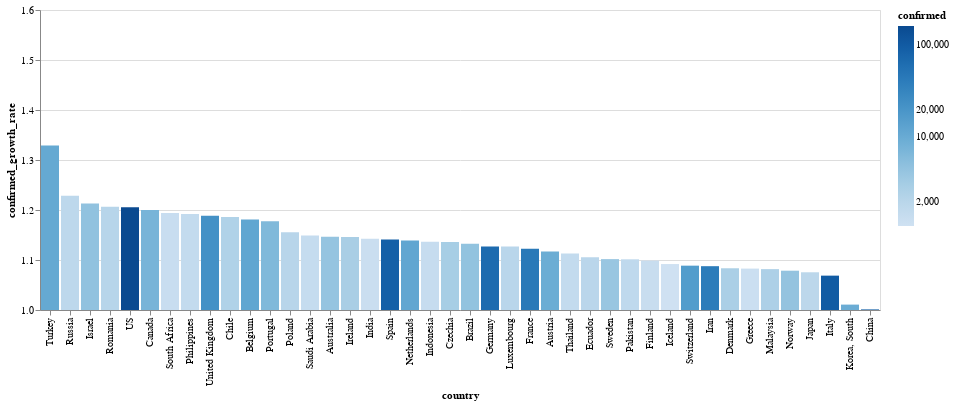

This figure's notebook cell:
### Markdown cell above
# Tasa de contagios por país

El color corresponde con la cantidad de casos confirmados

### Code cell
today_df = global_df[
    (global_df.date == global_df.date.max()) & 
    (global_df.confirmed > 1000)
]


alt.Chart(today_df).mark_bar().encode(
    x=alt.X(
        'country', 
        sort=list(
            today_df.set_index('country')
                    .confirmed_growth_rate
                    .sort_values()
                    .index[::-1]
        )
    ),
    y=alt.X(
        'confirmed_growth_rate', 
        scale=alt.Scale(domain=[1, 1.6], clamp=True)
    ),
    color=alt.Color('confirmed', scale=alt.Scale(type='log')),
    tooltip=list(today_df.columns)
)

### Figure 1 — Vega-Lite specification as saved in the notebook (floating-point values rounded to 4 significant figures)
{"config": {"view": {"continuousWidth": 400, "continuousHeight": 300}}, "data": {"name": "data-ef8f21e4c0b6b7253d8bfbe28bb3b709"}, "mark": "bar", "encoding": {"color": {"type": "quantitative", "field": "confirmed", "scale": {"type": "log"}}, "tooltip": [{"type": "temporal", "field": "date"}, {"type": "nominal", "field": "country"}, {"type": "quantitative", "field": "confirmed"}, {"type": "quantitative", "field": "recovered"}, {"type": "quantitative", "field": "death"}, {"type": "quantitative", "field": "confirmed_growth_rate"}, {"type": "quantitative", "field": "death_growth_rate"}, {"type": "temporal", "field": "first_infaction_date"}, {"type": "quantitative", "field": "days_from_first_infection"}, {"type": "temporal", "field": "tenth_infaction_date"}, {"type": "quantitative", "field": "days_from_tenth_infection"}, {"type": "temporal", "field": "first_death_date"}, {"type": "quantitative", "field": "days_from_first_death"}, {"type": "temporal", "field": "tenth_death_date"}, {"type": "quantitative", "field": "days_from_tenth_death"}], "x": {"type": "nominal", "field": "country", "sort": ["Turkey", "Russia", "Israel", "Romania", "US", "Canada", "South Africa", "Philippines", "United Kingdom", "Chile", "Belgium", "Portugal", "Poland", "Saudi Arabia", "Australia", "Ireland", "India", "Spain", "Netherlands", "Indonesia", "Czechia", "Brazil", "Germany", "Luxembourg", "France", "Austria", "Thailand", "Ecuador", "Sweden", "Pakistan", "Finland", "Iceland", "Switzerland", "Iran", "Denmark", "Greece", "Malaysia", "Norway", "Japan", "Italy", "Korea, South", "China"]}, "y": {"type": "quantitative", "field": "confirmed_growth_rate", "scale": {"clamp": true, "domain": [1, 1.6]}}}, "$schema": "https://vega.github.io/schema/vega-lite/v4.0.2.json", "datasets": {"data-ef8f21e4c0b6b7253d8bfbe28bb3b709": [{"date": "2020-03-30T00:00:00", "country": "Australia", "confirmed": 4361, "recovered": 257, "death": 17, "confirmed_growth_rate": 1.147, "death_growth_rate": 1.146, "first_infaction_date": "2020-01-26T00:00:00", "days_from_first_infection": 64, "tenth_infaction_date": "2020-02-01T00:00:00", "days_from_tenth_infection": 58.0, "first_death_date": "2020-03-01T00:00:00", "days_from_first_death": 29.0, "tenth_death_date": "2020-03-26T00:00:00", "days_from_tenth_death": 4.0}, {"date": "2020-03-30T00:00:00", "country": "Austria", "confirmed": 9618, "recovered": 636, "death": 108, "confirmed_growth_rate": 1.117, "death_growth_rate": 1.269, "first_infaction_date": "2020-02-25T00:00:00", "days_from_first_infection": 34, "tenth_infaction_date": "2020-03-01T00:00:00", "days_from_tenth_infection": 29.0, "first_death_date": "2020-03-12T00:00:00", "days_from_first_death": 18.0, "tenth_death_date": "2020-03-22T00:00:00", "days_from_tenth_death": 8.0}, {"date": "2020-03-30T00:00:00", "country": "Belgium", "confirmed": 11899, "recovered": 1527, "death": 513, "confirmed_growth_rate": 1.181, "death_growth_rate": 1.29, "first_infaction_date": "2020-02-04T00:00:00", "days_from_first_infection": 55, "tenth_infaction_date": "2020-03-03T00:00:00", "days_from_tenth_infection": 27.0, "first_death_date": "2020-03-11T00:00:00", "days_from_first_death": 19.0, "tenth_death_date": "2020-03-18T00:00:00", "days_from_tenth_death": 12.0}, {"date": "2020-03-30T00:00:00", "country": "Brazil", "confirmed": 4579, "recovered": 120, "death": 159, "confirmed_growth_rate": 1.132, "death_growth_rate": 1.248, "first_infaction_date": "2020-02-26T00:00:00", "days_from_first_infection": 33, "tenth_infaction_date": "2020-03-06T00:00:00", "days_from_tenth_infection": 24.0, "first_death_date": "2020-03-17T00:00:00", "days_from_first_death": 13.0, "tenth_death_date": "2020-03-20T00:00:00", "days_from_tenth_death": 10.0}, {"date": "2020-03-30T00:00:00", "country": "Canada", "confirmed": 7398, "recovered": 466, "death": 80, "confirmed_growth_rate": 1.2, "death_growth_rate": 1.187, "first_infaction_date": "2020-01-26T00:00:00", "days_from_first_infection": 64, "tenth_infaction_date": "2020-02-25T00:00:00", "days_from_tenth_infection": 34.0, "first_death_date": "2020-03-09T00:00:00", "days_from_first_death": 21.0, "tenth_death_date": "2020-03-20T00:00:00", "days_from_tenth_death": 10.0}, {"date": "2020-03-30T00:00:00", "country": "Chile", "confirmed": 2449, "recovered": 156, "death": 8, "confirmed_growth_rate": 1.186, "death_growth_rate": 1.228, "first_infaction_date": "2020-03-03T00:00:00", "days_from_first_infection": 27, "tenth_infaction_date": "2020-03-10T00:00:00", "days_from_tenth_infection": 20.0, "first_death_date": "2020-03-22T00:00:00", "days_from_first_death": 8.0, "tenth_death_date": "", "days_from_tenth_death": null}, {"date": "2020-03-30T00:00:00", "country": "China", "confirmed": 82198, "recovered": 75923, "death": 3308, "confirmed_growth_rate": 1.001, "death_growth_rate": 1.001, "first_infaction_date": "2020-01-22T00:00:00", "days_from_first_infection": 68, "tenth_infaction_date": "2020-01-22T00:00:00", "days_from_tenth_infection": 68.0, "first_death_date": "2020-01-22T00:00:00", "days_from_first_death": 68.0, "tenth_death_date": "2020-01-22T00:00:00", "days_from_tenth_death": 68.0}, {"date": "2020-03-30T00:00:00", "country": "Czechia", "confirmed": 3001, "recovered": 25, "death": 23, "confirmed_growth_rate": 1.136, "death_growth_rate": 1.402, "first_infaction_date": "2020-03-01T00:00:00", "days_from_first_infection": 29, "tenth_infaction_date": "2020-03-05T00:00:00", "days_from_tenth_infection": 25.0, "first_death_date": "2020-03-22T00:00:00", "days_from_first_death": 8.0, "tenth_death_date": "2020-03-28T00:00:00", "days_from_tenth_death": 2.0}, {"date": "2020-03-30T00:00:00", "country": "Denmark", "confirmed": 2755, "recovered": 73, "death": 77, "confirmed_growth_rate": 1.083, "death_growth_rate": 1.185, "first_infaction_date": "2020-02-27T00:00:00", "days_from_first_infection": 32, "tenth_infaction_date": "2020-03-04T00:00:00", "days_from_tenth_infection": 26.0, "first_death_date": "2020-03-14T00:00:00", "days_from_first_death": 16.0, "tenth_death_date": "2020-03-21T00:00:00", "days_from_tenth_death": 9.0}, {"date": "2020-03-30T00:00:00", "country": "Ecuador", "confirmed": 1962, "recovered": 3, "death": 60, "confirmed_growth_rate": 1.105, "death_growth_rate": 1.198, "first_infaction_date": "2020-03-01T00:00:00", "days_from_first_infection": 29, "tenth_infaction_date": "2020-03-05T00:00:00", "days_from_tenth_infection": 25.0, "first_death_date": "2020-03-14T00:00:00", "days_from_first_death": 16.0, "tenth_death_date": "2020-03-22T00:00:00", "days_from_tenth_death": 8.0}, {"date": "2020-03-30T00:00:00", "country": "Finland", "confirmed": 1352, "recovered": 10, "death": 13, "confirmed_growth_rate": 1.099, "death_growth_rate": 1.327, "first_infaction_date": "2020-01-29T00:00:00", "days_from_first_infection": 61, "tenth_infaction_date": "2020-03-05T00:00:00", "days_from_tenth_infection": 25.0, "first_death_date": "2020-03-21T00:00:00", "days_from_first_death": 9.0, "tenth_death_date": "2020-03-29T00:00:00", "days_from_tenth_death": 1.0}, {"date": "2020-03-30T00:00:00", "country": "France", "confirmed": 45170, "recovered": 7964, "death": 3030, "confirmed_growth_rate": 1.123, "death_growth_rate": 1.198, "first_infaction_date": "2020-01-24T00:00:00", "days_from_first_infection": 66, "tenth_infaction_date": "2020-02-08T00:00:00", "days_from_tenth_infection": 51.0, "first_death_date": "2020-02-15T00:00:00", "days_from_first_death": 44.0, "tenth_death_date": "2020-03-07T00:00:00", "days_from_tenth_death": 23.0}, {"date": "2020-03-30T00:00:00", "country": "Germany", "confirmed": 66885, "recovered": 13500, "death": 645, "confirmed_growth_rate": 1.127, "death_growth_rate": 1.268, "first_infaction_date": "2020-01-27T00:00:00", "days_from_first_infection": 63, "tenth_infaction_date": "2020-02-03T00:00:00", "days_from_tenth_infection": 56.0, "first_death_date": "2020-03-09T00:00:00", "days_from_first_death": 21.0, "tenth_death_date": "2020-03-15T00:00:00", "days_from_tenth_death": 15.0}, {"date": "2020-03-30T00:00:00", "country": "Greece", "confirmed": 1212, "recovered": 52, "death": 43, "confirmed_growth_rate": 1.083, "death_growth_rate": 1.142, "first_infaction_date": "2020-02-26T00:00:00", "days_from_first_infection": 33, "tenth_infaction_date": "2020-03-05T00:00:00", "days_from_tenth_infection": 25.0, "first_death_date": "2020-03-11T00:00:00", "days_from_first_death": 19.0, "tenth_death_date": "2020-03-21T00:00:00", "days_from_tenth_death": 9.0}, {"date": "2020-03-30T00:00:00", "country": "Iceland", "confirmed": 1086, "recovered": 157, "death": 2, "confirmed_growth_rate": 1.092, "death_growth_rate": 1.086, "first_infaction_date": "2020-02-28T00:00:00", "days_from_first_infection": 31, "tenth_infaction_date": "2020-03-03T00:00:00", "days_from_tenth_infection": 27.0, "first_death_date": "2020-03-15T00:00:00", "days_from_first_death": 15.0, "tenth_death_date": "", "days_from_tenth_death": null}, {"date": "2020-03-30T00:00:00", "country": "India", "confirmed": 1251, "recovered": 102, "death": 32, "confirmed_growth_rate": 1.143, "death_growth_rate": 1.187, "first_infaction_date": "2020-01-30T00:00:00", "days_from_first_infection": 60, "tenth_infaction_date": "2020-03-04T00:00:00", "days_from_tenth_infection": 26.0, "first_death_date": "2020-03-11T00:00:00", "days_from_first_death": 19.0, "tenth_death_date": "2020-03-25T00:00:00", "days_from_tenth_death": 5.0}, {"date": "2020-03-30T00:00:00", "country": "Indonesia", "confirmed": 1414, "recovered": 75, "death": 122, "confirmed_growth_rate": 1.136, "death_growth_rate": 1.142, "first_infaction_date": "2020-03-02T00:00:00", "days_from_first_infection": 28, "tenth_infaction_date": "2020-03-09T00:00:00", "days_from_tenth_infection": 21.0, "first_death_date": "2020-03-11T00:00:00", "days_from_first_death": 19.0, "tenth_death_date": "2020-03-18T00:00:00", "days_from_tenth_death": 12.0}, {"date": "2020-03-30T00:00:00", "country": "Iran", "confirmed": 41495, "recovered": 13911, "death": 2757, "confirmed_growth_rate": 1.088, "death_growth_rate": 1.062, "first_infaction_date": "2020-02-19T00:00:00", "days_from_first_infection": 40, "tenth_infaction_date": "2020-02-21T00:00:00", "days_from_tenth_infection": 38.0, "first_death_date": "2020-02-19T00:00:00", "days_from_first_death": 40.0, "tenth_death_date": "2020-02-24T00:00:00", "days_from_tenth_death": 35.0}, {"date": "2020-03-30T00:00:00", "country": "Ireland", "confirmed": 2910, "recovered": 5, "death": 54, "confirmed_growth_rate": 1.146, "death_growth_rate": 1.323, "first_infaction_date": "2020-02-29T00:00:00", "days_from_first_infection": 30, "tenth_infaction_date": "2020-03-06T00:00:00", "days_from_tenth_infection": 24.0, "first_death_date": "2020-03-11T00:00:00", "days_from_first_death": 19.0, "tenth_death_date": "2020-03-26T00:00:00", "days_from_tenth_death": 4.0}, {"date": "2020-03-30T00:00:00", "country": "Israel", "confirmed": 4695, "recovered": 161, "death": 16, "confirmed_growth_rate": 1.213, "death_growth_rate": 1.374, "first_infaction_date": "2020-02-21T00:00:00", "days_from_first_infection": 38, "tenth_infaction_date": "2020-03-03T00:00:00", "days_from_tenth_infection": 27.0, "first_death_date": "2020-03-21T00:00:00", "days_from_first_death": 9.0, "tenth_death_date": "2020-03-27T00:00:00", "days_from_tenth_death": 3.0}, {"date": "2020-03-30T00:00:00", "country": "Italy", "confirmed": 101739, "recovered": 14620, "death": 11591, "confirmed_growth_rate": 1.069, "death_growth_rate": 1.097, "first_infaction_date": "2020-01-31T00:00:00", "days_from_first_infection": 59, "tenth_infaction_date": "2020-02-21T00:00:00", "days_from_tenth_infection": 38.0, "first_death_date": "2020-02-21T00:00:00", "days_from_first_death": 38.0, "tenth_death_date": "2020-02-26T00:00:00", "days_from_tenth_death": 33.0}, {"date": "2020-03-30T00:00:00", "country": "Japan", "confirmed": 1866, "recovered": 424, "death": 54, "confirmed_growth_rate": 1.075, "death_growth_rate": 1.037, "first_infaction_date": "2020-01-22T00:00:00", "days_from_first_infection": 68, "tenth_infaction_date": "2020-01-30T00:00:00", "days_from_tenth_infection": 60.0, "first_death_date": "2020-02-13T00:00:00", "days_from_first_death": 46.0, "tenth_death_date": "2020-03-11T00:00:00", "days_from_tenth_death": 19.0}, {"date": "2020-03-30T00:00:00", "country": "Korea, South", "confirmed": 9661, "recovered": 5228, "death": 158, "confirmed_growth_rate": 1.011, "death_growth_rate": 1.052, "first_infaction_date": "2020-01-22T00:00:00", "days_from_first_infection": 68, "tenth_infaction_date": "2020-01-31T00:00:00", "days_from_tenth_infection": 59.0, "first_death_date": "2020-02-20T00:00:00", "days_from_first_death": 39.0, "tenth_death_date": "2020-02-26T00:00:00", "days_from_tenth_death": 33.0}, {"date": "2020-03-30T00:00:00", "country": "Luxembourg", "confirmed": 1988, "recovered": 40, "death": 22, "confirmed_growth_rate": 1.127, "death_growth_rate": 1.163, "first_infaction_date": "2020-02-29T00:00:00", "days_from_first_infection": 30, "tenth_infaction_date": "2020-03-12T00:00:00", "days_from_tenth_infection": 18.0, "first_death_date": "2020-03-14T00:00:00", "days_from_first_death": 16.0, "tenth_death_date": "2020-03-27T00:00:00", "days_from_tenth_death": 3.0}, {"date": "2020-03-30T00:00:00", "country": "Malaysia", "confirmed": 2626, "recovered": 479, "death": 37, "confirmed_growth_rate": 1.082, "death_growth_rate": 1.152, "first_infaction_date": "2020-01-25T00:00:00", "days_from_first_infection": 65, "tenth_infaction_date": "2020-02-05T00:00:00", "days_from_tenth_infection": 54.0, "first_death_date": "2020-03-17T00:00:00", "days_from_first_death": 13.0, "tenth_death_date": "2020-03-23T00:00:00", "days_from_tenth_death": 7.0}, {"date": "2020-03-30T00:00:00", "country": "Netherlands", "confirmed": 11817, "recovered": 253, "death": 865, "confirmed_growth_rate": 1.139, "death_growth_rate": 1.222, "first_infaction_date": "2020-02-27T00:00:00", "days_from_first_infection": 32, "tenth_infaction_date": "2020-03-02T00:00:00", "days_from_tenth_infection": 28.0, "first_death_date": "2020-03-06T00:00:00", "days_from_first_death": 24.0, "tenth_death_date": "2020-03-14T00:00:00", "days_from_tenth_death": 16.0}, {"date": "2020-03-30T00:00:00", "country": "Norway", "confirmed": 4445, "recovered": 12, "death": 32, "confirmed_growth_rate": 1.079, "death_growth_rate": 1.186, "first_infaction_date": "2020-02-26T00:00:00", "days_from_first_infection": 33, "tenth_infaction_date": "2020-02-29T00:00:00", "days_from_tenth_infection": 30.0, "first_death_date": "2020-03-14T00:00:00", "days_from_first_death": 16.0, "tenth_death_date": "2020-03-24T00:00:00", "days_from_tenth_death": 6.0}, {"date": "2020-03-30T00:00:00", "country": "Pakistan", "confirmed": 1717, "recovered": 76, "death": 21, "confirmed_growth_rate": 1.101, "death_growth_rate": 1.202, "first_infaction_date": "2020-02-26T00:00:00", "days_from_first_infection": 33, "tenth_infaction_date": "2020-03-10T00:00:00", "days_from_tenth_infection": 20.0, "first_death_date": "2020-03-19T00:00:00", "days_from_first_death": 11.0, "tenth_death_date": "2020-03-27T00:00:00", "days_from_tenth_death": 3.0}, {"date": "2020-03-30T00:00:00", "country": "Philippines", "confirmed": 1546, "recovered": 42, "death": 78, "confirmed_growth_rate": 1.192, "death_growth_rate": 1.133, "first_infaction_date": "2020-01-30T00:00:00", "days_from_first_infection": 60, "tenth_infaction_date": "2020-03-09T00:00:00", "days_from_tenth_infection": 21.0, "first_death_date": "2020-02-02T00:00:00", "days_from_first_death": 57.0, "tenth_death_date": "2020-03-15T00:00:00", "days_from_tenth_death": 15.0}, {"date": "2020-03-30T00:00:00", "country": "Poland", "confirmed": 2055, "recovered": 7, "death": 31, "confirmed_growth_rate": 1.155, "death_growth_rate": 1.221, "first_infaction_date": "2020-03-04T00:00:00", "days_from_first_infection": 26, "tenth_infaction_date": "2020-03-08T00:00:00", "days_from_tenth_infection": 22.0, "first_death_date": "2020-03-12T00:00:00", "days_from_first_death": 18.0, "tenth_death_date": "2020-03-25T00:00:00", "days_from_tenth_death": 5.0}, {"date": "2020-03-30T00:00:00", "country": "Portugal", "confirmed": 6408, "recovered": 43, "death": 140, "confirmed_growth_rate": 1.177, "death_growth_rate": 1.297, "first_infaction_date": "2020-03-02T00:00:00", "days_from_first_infection": 28, "tenth_infaction_date": "2020-03-06T00:00:00", "days_from_tenth_infection": 24.0, "first_death_date": "2020-03-17T00:00:00", "days_from_first_death": 13.0, "tenth_death_date": "2020-03-21T00:00:00", "days_from_tenth_death": 9.0}, {"date": "2020-03-30T00:00:00", "country": "Romania", "confirmed": 2109, "recovered": 209, "death": 65, "confirmed_growth_rate": 1.207, "death_growth_rate": 1.385, "first_infaction_date": "2020-02-26T00:00:00", "days_from_first_infection": 33, "tenth_infaction_date": "2020-03-08T00:00:00", "days_from_tenth_infection": 22.0, "first_death_date": "2020-03-22T00:00:00", "days_from_first_death": 8.0, "tenth_death_date": "2020-03-24T00:00:00", "days_from_tenth_death": 6.0}, {"date": "2020-03-30T00:00:00", "country": "Russia", "confirmed": 1836, "recovered": 66, "death": 9, "confirmed_growth_rate": 1.229, "death_growth_rate": 1.237, "first_infaction_date": "2020-01-31T00:00:00", "days_from_first_infection": 59, "tenth_infaction_date": "2020-03-06T00:00:00", "days_from_tenth_infection": 24.0, "first_death_date": "2020-03-19T00:00:00", "days_from_first_death": 11.0, "tenth_death_date": "", "days_from_tenth_death": null}, {"date": "2020-03-30T00:00:00", "country": "Saudi Arabia", "confirmed": 1453, "recovered": 115, "death": 8, "confirmed_growth_rate": 1.149, "death_growth_rate": 1.376, "first_infaction_date": "2020-03-02T00:00:00", "days_from_first_infection": 28, "tenth_infaction_date": "2020-03-08T00:00:00", "days_from_tenth_infection": 22.0, "first_death_date": "2020-03-24T00:00:00", "days_from_first_death": 6.0, "tenth_death_date": "", "days_from_tenth_death": null}, {"date": "2020-03-30T00:00:00", "country": "South Africa", "confirmed": 1326, "recovered": 31, "death": 3, "confirmed_growth_rate": 1.194, "death_growth_rate": 1.6, "first_infaction_date": "2020-03-05T00:00:00", "days_from_first_infection": 25, "tenth_infaction_date": "2020-03-11T00:00:00", "days_from_tenth_infection": 19.0, "first_death_date": "2020-03-27T00:00:00", "days_from_first_death": 3.0, "tenth_death_date": "", "days_from_tenth_death": null}, {"date": "2020-03-30T00:00:00", "country": "Spain", "confirmed": 87956, "recovered": 16780, "death": 7716, "confirmed_growth_rate": 1.141, "death_growth_rate": 1.189, "first_infaction_date": "2020-02-01T00:00:00", "days_from_first_infection": 58, "tenth_infaction_date": "2020-02-26T00:00:00", "days_from_tenth_infection": 33.0, "first_death_date": "2020-03-03T00:00:00", "days_from_first_death": 27.0, "tenth_death_date": "2020-03-08T00:00:00", "days_from_tenth_death": 22.0}, {"date": "2020-03-30T00:00:00", "country": "Sweden", "confirmed": 4028, "recovered": 16, "death": 146, "confirmed_growth_rate": 1.102, "death_growth_rate": 1.289, "first_infaction_date": "2020-01-31T00:00:00", "days_from_first_infection": 59, "tenth_infaction_date": "2020-02-29T00:00:00", "days_from_tenth_infection": 30.0, "first_death_date": "2020-03-11T00:00:00", "days_from_first_death": 19.0, "tenth_death_date": "2020-03-19T00:00:00", "days_from_tenth_death": 11.0}, {"date": "2020-03-30T00:00:00", "country": "Switzerland", "confirmed": 15922, "recovered": 1823, "death": 359, "confirmed_growth_rate": 1.089, "death_growth_rate": 1.172, "first_infaction_date": "2020-02-25T00:00:00", "days_from_first_infection": 34, "tenth_infaction_date": "2020-02-29T00:00:00", "days_from_tenth_infection": 30.0, "first_death_date": "2020-03-05T00:00:00", "days_from_first_death": 25.0, "tenth_death_date": "2020-03-13T00:00:00", "days_from_tenth_death": 17.0}, {"date": "2020-03-30T00:00:00", "country": "Thailand", "confirmed": 1524, "recovered": 229, "death": 9, "confirmed_growth_rate": 1.113, "death_growth_rate": 1.215, "first_infaction_date": "2020-01-22T00:00:00", "days_from_first_infection": 68, "tenth_infaction_date": "2020-01-28T00:00:00", "days_from_tenth_infection": 62.0, "first_death_date": "2020-03-01T00:00:00", "days_from_first_death": 29.0, "tenth_death_date": "", "days_from_tenth_death": null}, {"date": "2020-03-30T00:00:00", "country": "Turkey", "confirmed": 10827, "recovered": 162, "death": 168, "confirmed_growth_rate": 1.329, "death_growth_rate": 1.242, "first_infaction_date": "2020-03-11T00:00:00", "days_from_first_infection": 19, "tenth_infaction_date": "2020-03-16T00:00:00", "days_from_tenth_infection": 14.0, "first_death_date": "2020-03-17T00:00:00", "days_from_first_death": 13.0, "tenth_death_date": "2020-03-22T00:00:00", "days_from_tenth_death": 8.0}, {"date": "2020-03-30T00:00:00", "country": "US", "confirmed": 161807, "recovered": 5644, "death": 2978, "confirmed_growth_rate": 1.206, "death_growth_rate": 1.271, "first_infaction_date": "2020-01-22T00:00:00", "days_from_first_infection": 68, "tenth_infaction_date": "2020-02-03T00:00:00", "days_from_tenth_infection": 56.0, "first_death_date": "2020-02-29T00:00:00", "days_from_first_death": 30.0, "tenth_death_date": "2020-03-04T00:00:00", "days_from_tenth_death": 26.0}, {"date": "2020-03-30T00:00:00", "country": "United Kingdom", "confirmed": 22453, "recovered": 171, "death": 1411, "confirmed_growth_rate": 1.189, "death_growth_rate": 1.23, "first_infaction_date": "2020-01-31T00:00:00", "days_from_first_infection": 59, "tenth_infaction_date": "2020-02-24T00:00:00", "days_from_tenth_infection": 35.0, "first_death_date": "2020-03-05T00:00:00", "days_from_first_death": 25.0, "tenth_death_date": "2020-03-14T00:00:00", "days_from_tenth_death": 16.0}]}}
